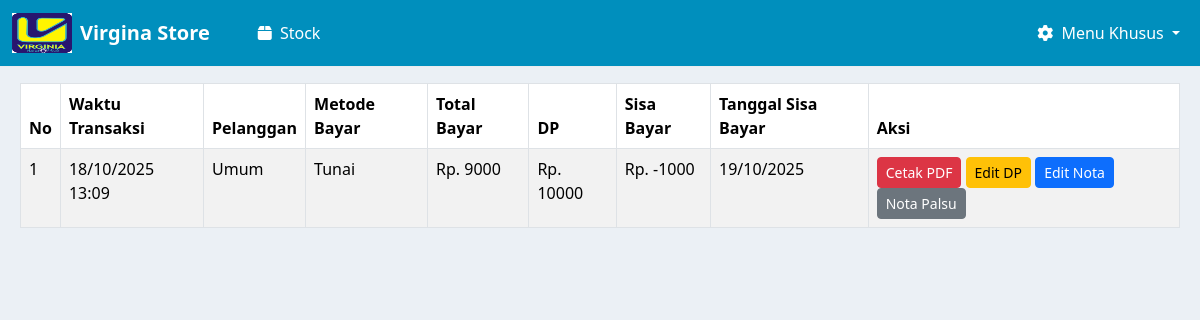
The app's page /nota/cetak_nota_kosong/ (signed in), older data.
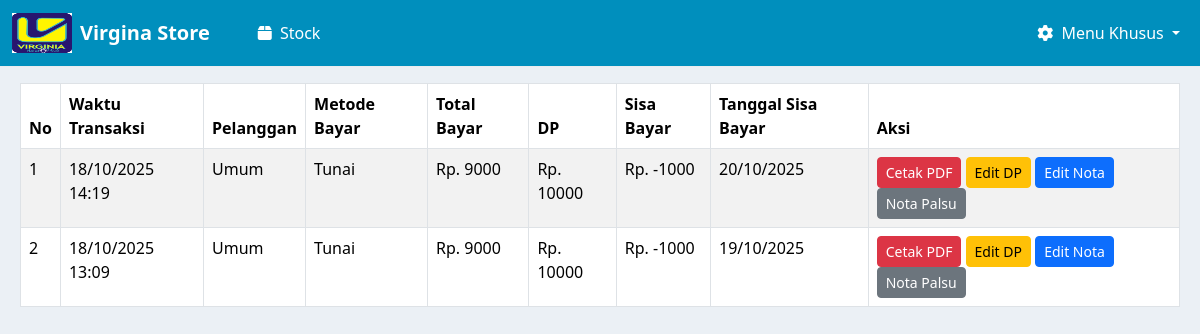
The same page, newer data.
### nota/models.py (models this page shows, shortened)
class NotaPayment(models.Model):
    PAYMENT_METHOD_CHOICES = [
        ('tunai', 'Tunai'),
        ('debit', 'Debit'),
    ]
    customer = models.ForeignKey(Customer, on_delete=models.CASCADE, null=True, blank=True)
    tanggal_sisa_bayar = models.DateField()
    metode_pembayaran = models.CharField(max_length=10, choices=PAYMENT_METHOD_CHOICES)
    total_bayar = models.DecimalField(max_digits=12, decimal_places=2)
    dp = models.DecimalField(max_digits=12, decimal_places=2)
    sisa = models.DecimalField(max_digits=12, decimal_places=2)
    is_temporary = models.BooleanField(default=True)
    created_at = models.DateTimeField(auto_now_add=True)
    class Meta:
        verbose_name = "Nota Payment"
        verbose_name_plural = "Nota Payments"

### kasir/models.py (models this page shows, shortened)
class Customer(models.Model):
    nama = models.CharField(max_length=100)
    alamat_customer = models.TextField(blank=True, null=True)
    no_telpon_customer = models.CharField(max_length=20, blank=True, null=True)
    shipping_agent = models.CharField(max_length=100, blank=True, null=True)

### nota/views.py (the view)
# urls.py: path('cetak_nota_kosong/', views.cetak_nota_kosong, name='cetak-nota-kosong'),
def cetak_nota_kosong(request):
    notas = NotaPayment.objects.filter(is_temporary=False).order_by('-created_at')
    return render(request, 'cetak_nota_kosong.html', {'notas': notas})

### nota/templates/cetak_nota_kosong.html (shortened to what this page needs)
{% extends 'base.html' %}
{% block content %}
<div class="" style="margin-left: 20px; margin-right: 20px;">
    <table class="table table-bordered table-striped mt-3">
        <thead>
            <tr>
                <th>No</th>
                <th>Waktu Transaksi</th>
                <th>Pelanggan</th>
                <th>Metode Bayar</th>
                <th>Total Bayar</th>
                <th>DP</th>
                <th>Sisa Bayar</th>
                <th>Tanggal Sisa Bayar</th>
                <th>Aksi</th>
            </tr>
        </thead>
        <tbody>
            {% for nota in notas %}
            <tr data-id="{{ nota.id }}" data-total="{{ nota.total_bayar }}" data-dp="{{ nota.dp }}" data-sisa="{{ nota.sisa }}" data-tanggal="{{ nota.tanggal_sisa_bayar|date:'Y-m-d' }}">
                <td>{{ forloop.counter }}</td>
                <td>{{ nota.created_at|date:"d/m/Y H:i" }}</td>
                <td>{{ nota.customer.nama }}</td>
                <td>{{ nota.get_metode_pembayaran_display }}</td>
                <td>Rp. {{ nota.total_bayar|floatformat:0 }}</td>
                <td>Rp. {{ nota.dp|floatformat:0 }}</td>
                <td>Rp. {{ nota.sisa|floatformat:0 }}</td>
                <td>{{ nota.tanggal_sisa_bayar|date:"d/m/Y" }}</td>
                <td>
                    <button class="btn btn-sm btn-danger" data-id="{{ nota.id }}" onclick="cetakPdf(this)">Cetak PDF</button>
                    <button class="btn btn-sm btn-warning" data-id="{{ nota.id }}" onclick="editDp(this)">Edit DP</button>
                    <button class="btn btn-sm btn-primary" data-id="{{ nota.id }}" onclick="editNota(this)">Edit Nota</button>
                    <button class="btn btn-sm btn-secondary" data-id="{{ nota.id }}" onclick="notaPalsu(this)">Nota Palsu</button>
                </td>
            </tr>
            {% empty %}
            <tr><td colspan="9" class="text-center">Belum ada data</td></tr>
            {% endfor %}
        </tbody>
    </table>
</div>
{% endblock %}

Row changes from the older to the newer data that the page shows:
added NotaPayment: created_at "18/10/2025 14:19", customer.nama "Umum", metode_pembayaran "Tunai", total_bayar "9000", dp "10000", sisa "-1000", tanggal_sisa_bayar "20/10/2025"
